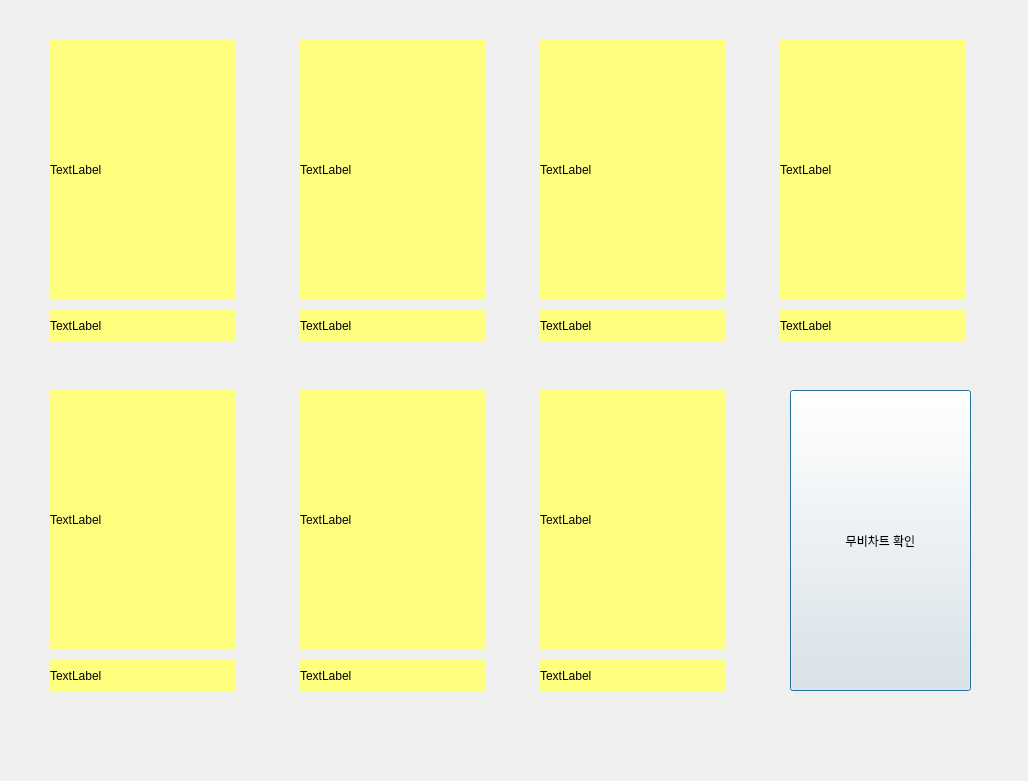
<?xml version="1.0" encoding="UTF-8"?>
<ui version="4.0">
 <class>Dialog</class>
 <widget class="QDialog" name="Dialog">
  <property name="geometry">
   <rect>
    <x>0</x>
    <y>0</y>
    <width>1028</width>
    <height>781</height>
   </rect>
  </property>
  <property name="windowTitle">
   <string>Dialog</string>
  </property>
  <widget class="QLabel" name="img1">
   <property name="geometry">
    <rect>
     <x>50</x>
     <y>40</y>
     <width>185</width>
     <height>260</height>
    </rect>
   </property>
   <property name="styleSheet">
    <string notr="true">background-color: rgb(255, 255, 127);</string>
   </property>
   <property name="text">
    <string>TextLabel</string>
   </property>
  </widget>
  <widget class="QLabel" name="txt1">
   <property name="geometry">
    <rect>
     <x>50</x>
     <y>310</y>
     <width>185</width>
     <height>31</height>
    </rect>
   </property>
   <property name="styleSheet">
    <string notr="true">background-color: rgb(255, 255, 127);</string>
   </property>
   <property name="text">
    <string>TextLabel</string>
   </property>
  </widget>
  <widget class="QLabel" name="img2">
   <property name="geometry">
    <rect>
     <x>300</x>
     <y>40</y>
     <width>185</width>
     <height>260</height>
    </rect>
   </property>
   <property name="styleSheet">
    <string notr="true">background-color: rgb(255, 255, 127);</string>
   </property>
   <property name="text">
    <string>TextLabel</string>
   </property>
  </widget>
  <widget class="QLabel" name="txt2">
   <property name="geometry">
    <rect>
     <x>300</x>
     <y>310</y>
     <width>185</width>
     <height>31</height>
    </rect>
   </property>
   <property name="styleSheet">
    <string notr="true">background-color: rgb(255, 255, 127);</string>
   </property>
   <property name="text">
    <string>TextLabel</string>
   </property>
  </widget>
  <widget class="QLabel" name="img3">
   <property name="geometry">
    <rect>
     <x>540</x>
     <y>40</y>
     <width>185</width>
     <height>260</height>
    </rect>
   </property>
   <property name="styleSheet">
    <string notr="true">background-color: rgb(255, 255, 127);</string>
   </property>
   <property name="text">
    <string>TextLabel</string>
   </property>
  </widget>
  <widget class="QLabel" name="txt3">
   <property name="geometry">
    <rect>
     <x>540</x>
     <y>310</y>
     <width>185</width>
     <height>31</height>
    </rect>
   </property>
   <property name="styleSheet">
    <string notr="true">background-color: rgb(255, 255, 127);</string>
   </property>
   <property name="text">
    <string>TextLabel</string>
   </property>
  </widget>
  <widget class="QLabel" name="img4">
   <property name="geometry">
    <rect>
     <x>780</x>
     <y>40</y>
     <width>185</width>
     <height>260</height>
    </rect>
   </property>
   <property name="styleSheet">
    <string notr="true">background-color: rgb(255, 255, 127);</string>
   </property>
   <property name="text">
    <string>TextLabel</string>
   </property>
  </widget>
  <widget class="QLabel" name="txt4">
   <property name="geometry">
    <rect>
     <x>780</x>
     <y>310</y>
     <width>185</width>
     <height>31</height>
    </rect>
   </property>
   <property name="styleSheet">
    <string notr="true">background-color: rgb(255, 255, 127);</string>
   </property>
   <property name="text">
    <string>TextLabel</string>
   </property>
  </widget>
  <widget class="QLabel" name="img5">
   <property name="geometry">
    <rect>
     <x>50</x>
     <y>390</y>
     <width>185</width>
     <height>260</height>
    </rect>
   </property>
   <property name="styleSheet">
    <string notr="true">background-color: rgb(255, 255, 127);</string>
   </property>
   <property name="text">
    <string>TextLabel</string>
   </property>
  </widget>
  <widget class="QLabel" name="txt5">
   <property name="geometry">
    <rect>
     <x>50</x>
     <y>660</y>
     <width>185</width>
     <height>31</height>
    </rect>
   </property>
   <property name="styleSheet">
    <string notr="true">background-color: rgb(255, 255, 127);</string>
   </property>
   <property name="text">
    <string>TextLabel</string>
   </property>
  </widget>
  <widget class="QLabel" name="img6">
   <property name="geometry">
    <rect>
     <x>300</x>
     <y>390</y>
     <width>185</width>
     <height>260</height>
    </rect>
   </property>
   <property name="styleSheet">
    <string notr="true">background-color: rgb(255, 255, 127);</string>
   </property>
   <property name="text">
    <string>TextLabel</string>
   </property>
  </widget>
  <widget class="QLabel" name="txt6">
   <property name="geometry">
    <rect>
     <x>300</x>
     <y>660</y>
     <width>185</width>
     <height>31</height>
    </rect>
   </property>
   <property name="styleSheet">
    <string notr="true">background-color: rgb(255, 255, 127);</string>
   </property>
   <property name="text">
    <string>TextLabel</string>
   </property>
  </widget>
  <widget class="QLabel" name="img7">
   <property name="geometry">
    <rect>
     <x>540</x>
     <y>390</y>
     <width>185</width>
     <height>260</height>
    </rect>
   </property>
   <property name="styleSheet">
    <string notr="true">background-color: rgb(255, 255, 127);</string>
   </property>
   <property name="text">
    <string>TextLabel</string>
   </property>
  </widget>
  <widget class="QLabel" name="txt7">
   <property name="geometry">
    <rect>
     <x>540</x>
     <y>660</y>
     <width>185</width>
     <height>31</height>
    </rect>
   </property>
   <property name="styleSheet">
    <string notr="true">background-color: rgb(255, 255, 127);</string>
   </property>
   <property name="text">
    <string>TextLabel</string>
   </property>
  </widget>
  <widget class="QPushButton" name="button">
   <property name="geometry">
    <rect>
     <x>790</x>
     <y>390</y>
     <width>181</width>
     <height>301</height>
    </rect>
   </property>
   <property name="text">
    <string>무비차트 확인</string>
   </property>
  </widget>
 </widget>
 <resources/>
 <connections/>
</ui>
